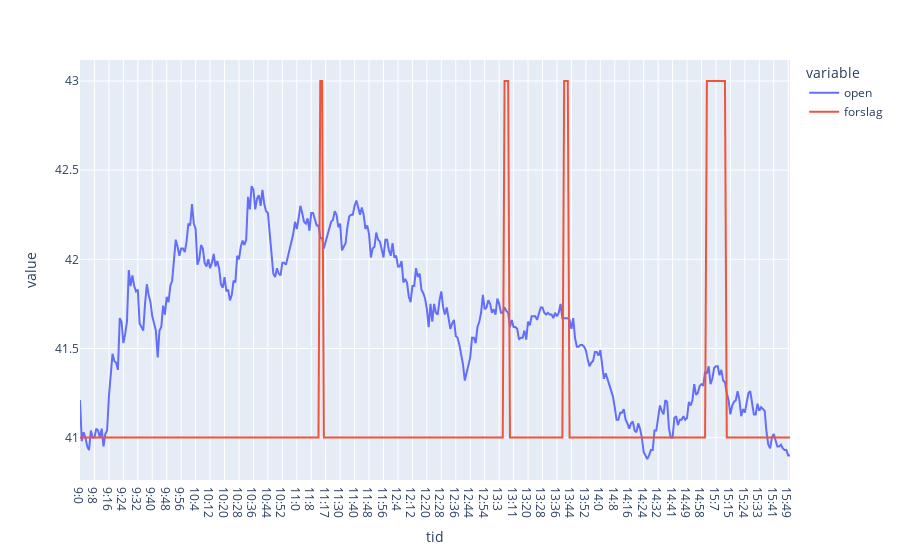

Notebook code cell kept with this figure:
### Code cell
forslag = evaluate_trades(fil)
fil['forslag'] = forslag
px.line(fil, x='tid', y=['open', 'forslag'])
#plt.show()

### Figure 1 — Plotly figure (JSON) as saved in the notebook; plotly's stock layout.template omitted (floating-point values rounded to 4 significant figures; data arrays with more than 128 entries replaced by an {"elided": "..."} marker saying what was removed)
{"data": [{"hovertemplate": "variable=open<br>tid=%{x}<br>value=%{y}<extra></extra>", "legendgroup": "open", "line": {"color": "#636efa", "dash": "solid"}, "mode": "lines", "name": "open", "orientation": "v", "showlegend": true, "type": "scatter", "x": {"elided": "394 str values"}, "xaxis": "x", "y": {"elided": "394 float values"}, "yaxis": "y"}, {"hovertemplate": "variable=forslag<br>tid=%{x}<br>value=%{y}<extra></extra>", "legendgroup": "forslag", "line": {"color": "#EF553B", "dash": "solid"}, "mode": "lines", "name": "forslag", "orientation": "v", "showlegend": true, "type": "scatter", "x": {"elided": "394 str values"}, "xaxis": "x", "y": {"elided": "394 int values"}, "yaxis": "y"}], "layout": {"legend": {"title": {"text": "variable"}, "tracegroupgap": 0}, "margin": {"t": 60}, "xaxis": {"anchor": "y", "domain": [0, 1], "title": {"text": "tid"}}, "yaxis": {"anchor": "x", "domain": [0, 1], "title": {"text": "value"}}}}
